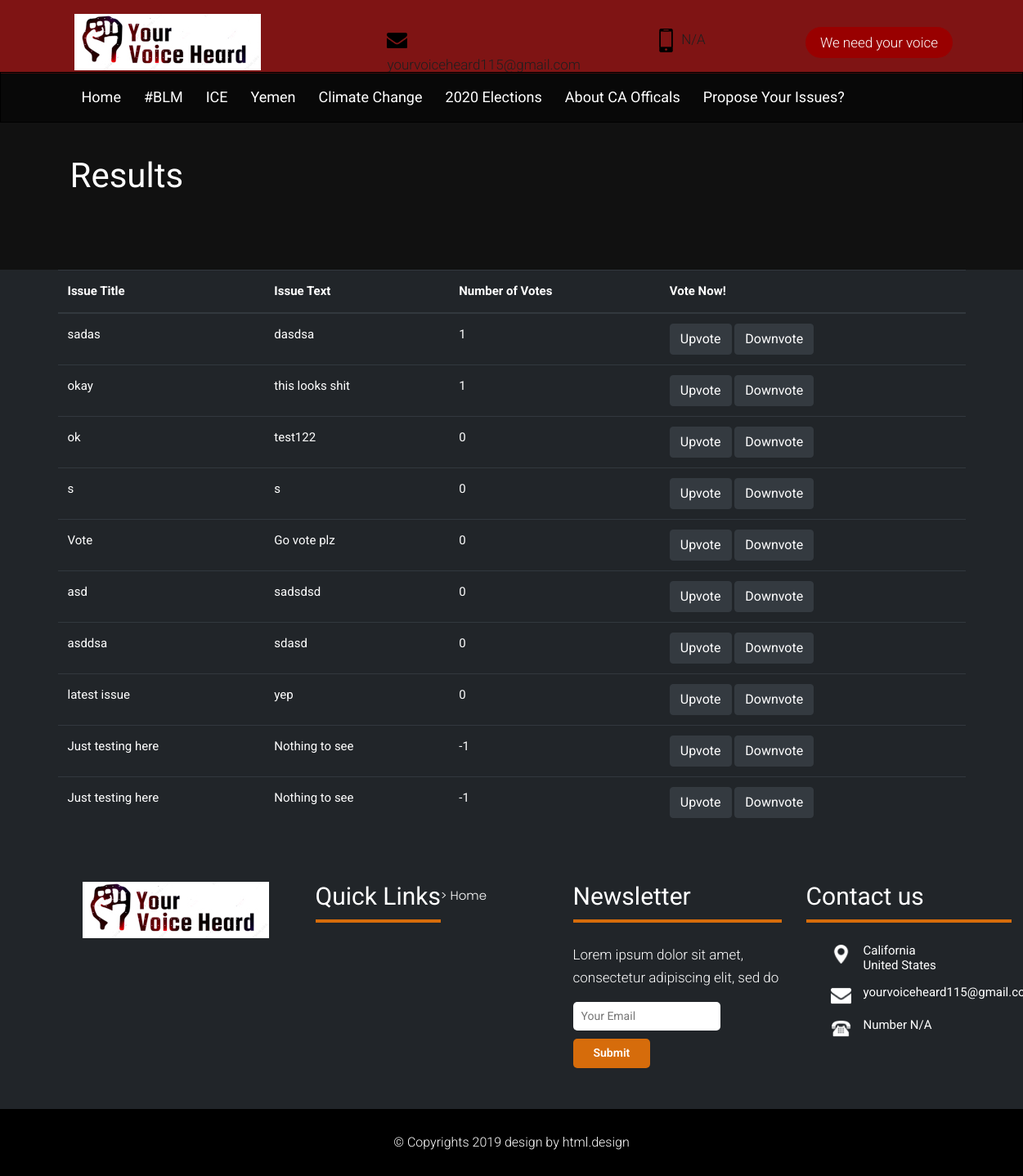
The app's page /results with its own data.
### emailreps/models.py (models this page shows, shortened)
class Issue(models.Model):
    issue_name = models.CharField(max_length=200)
    issue_text = models.TextField()

### emailreps/views.py (the view)
# urls.py: path('results', views.results, name='results'),
def results(request):
    curr_issues = Issue.objects.annotate(true_vote=Coalesce(Sum('vote__vote_type'), 0)).order_by('-true_vote')
    context = {'issues': curr_issues}
    return render(request, 'results.html', context)

### emailreps/templates/results.html (shortened to what this page needs)
{% load static %}
<!DOCTYPE html>
<html lang="en">
<head>
    <link rel="stylesheet" href="{% static 'website/css/bootstrap.min.css' %}" />
    <link rel="stylesheet" href="{% static 'website/css/pogo-slider.min.css' %}" />
    <link rel="stylesheet" href="{% static 'website/css/style.css' %}" />
    <link rel="stylesheet" href="{% static 'website/css/responsive.css' %}" />
    <link rel="stylesheet" href="{% static 'website/css/custom.css' %}" />
</head>
<body id="inner_page" data-spy="scroll" data-target="#navbar-wd" data-offset="98">
    <header class="top-header">
        <div class="header_top">
            <div class="container">
                <div class="row">
                    <div class="logo_section">
                        <a class="navbar-brand" href="{% url 'emailreps:index' %}"><img src="{% static 'website/images/logo.jpg' %}" alt="image"></a>
                    </div>
                    <div class="site_information">
                        <ul>
                            <li><a href="mailto:yourvoiceheard115@gmail.com"><img src="{% static 'website/images/mail_icon.png' %}" alt="#" />yourvoiceheard115@gmail.com</a></li>
                            <li><a href="tel:yourvoiceheard115@gmail.com"><img src="{% static 'website/images/phone_icon.png' %}" alt="#" />N/A</a></li>
                            <li><a class="join_bt" href="{% url 'emailreps:vote' %}">We need your voice</a></li>
                        </ul>
                    </div>
                </div>
            </div>
        </div>
        <div class="header_bottom">
          <div class="container">
            <div class="col-sm-12">
                <div class="menu_orange_section">
                   <nav class="navbar header-nav navbar-expand-lg">
                     <div class="menu_section">
                <div class="collapse navbar-collapse justify-content-end" id="navbar-wd">
                    <ul class="navbar-nav">
                        <li><a class="nav-link active" href="{% url 'emailreps:index' %}">Home</a></li>
                        <li><a class="nav-link" href="{% url 'emailreps:blm' %}">#BLM</a></li>
                        <li><a class="nav-link" href="{% url 'emailreps:ice' %}">ICE</a></li>
                        <li><a class="nav-link" href="{% url 'emailreps:yemen' %}">Yemen</a></li>
                        <li><a class="nav-link" href="{% url 'emailreps:climatechange' %}">Climate Change</a></li>
                         <li><a class="nav-link" href="{% url 'emailreps:2020elections' %}">2020 Elections</a></li>
                        <li><a class="nav-link" href="{% url 'emailreps:caofficals' %}">About CA Officals</a></li>
                        <li><a class="nav-link" href="{% url 'emailreps:proposeissues' %}">Propose Your Issues?</a></li>
                    </ul>
                </div>
                     </div>
                 </nav>
                </div>
            </div>
          </div>
        </div>
    </header>
    <div class="section inner_page_banner">
        <div class="container">
            <div class="row">
                <div class="col-md-12">
                    <div class="banner_title">
                        <h3>Results</h3>
                    </div>
                </div>
            </div>
        </div>
    </div>
    <div class="container">
        <table id="IssueTable" class= "table table-dark">
            <thead>
                <tr>
                    <th scope="col">Issue Title</th>
                    <th scope="col">Issue Text</th>
                    <th scope="col">Number of Votes</th>
                    <th scope="col">Vote Now!</th>
                </tr>
            </thead>
            <tbody>
            {% for issue in issues %}
                <tr>
                    <td>{{issue.issue_name}} </td>
                    <td>{{issue.issue_text}} </td>
                    <td>{{issue.true_vote}} </td>
                    <td>
                        <a href="{% url 'emailreps:upvote' id=issue.id %}" class='btn btn-dark'> Upvote </a>
                        <a href="{% url 'emailreps:downvote' id=issue.id %}" class='btn btn-dark'> Downvote </a>
                    </td>
                </tr>
            {% endfor %}
            </tbody>
        </table>
    </div>
    <footer class="footer-box">
        <div class="container">
            <div class="row">
               <div class="col-md-12 white_fonts">
                    <div class="row">
                        <div class="col-sm-6 col-md-6 col-lg-3">
                            <div class="full">
                                <img class="img-responsive" src="{% static 'website/images/footer_logo.png' %}" alt="#" />
                            </div>
                        </div>
                        <div class="col-sm-6 col-md-6 col-lg-3">
                            <div class="full">
                                <h3>Quick Links</h3>
                            </div>
                            <div class="full">
                                <ul class="menu_footer">
                                    <li><a href="{% url 'emailreps:index' %}">> Home</a></li>
                                </ul>
                            </div>
                        </div>
                        <div class="col-sm-6 col-md-6 col-lg-3">
                            <div class="full">
                                <div class="footer_blog full white_fonts">
                             <h3>Newsletter</h3>
                             <p>Lorem ipsum dolor sit amet, consectetur adipiscing elit, sed do</p>
                             <div class="newsletter_form">
                                <form action="index.html">
                                   <input type="email" placeholder="Your Email" name="#" required="">
                                   <button>Submit</button>
                                </form>
                             </div>
                         </div>
                            </div>
                        </div>
                        <div class="col-sm-6 col-md-6 col-lg-3">
                            <div class="full">
                                <div class="footer_blog full white_fonts">
                             <h3>Contact us</h3>
                             <ul class="full">
                                <li><img src="{% static 'website/images/i5.png' %}"><span>California<br>United States</span></li>
                                <li><img src="{% static 'website/images/i6.png' %}"><span>yourvoiceheard115@gmail.com</span></li>
                                <li><img src="{% static 'website/images/i7.png' %}"><span>Number N/A</span></li>
                             </ul>
                         </div>
                            </div>
                        </div>
					</div>
                </div>
			 </div>
        </div>
    </footer>
    <div class="footer_bottom">
        <div class="container">
            <div class="row">
                <div class="col-12">
                    <p class="crp">© Copyrights 2019 design by html.design</p>
                </div>
            </div>
        </div>
    </div>
</body>
</html>

### static/website/css/timeline.css (style rules this page uses)
* { box-sizing: border-box; }

### records on screen
Issue: issue_name "sadas", issue_text "dasdsa", true_vote "1"
Issue: issue_name "okay", issue_text "this looks shit", true_vote "1"
Issue: issue_name "ok", issue_text "test122", true_vote "0"
Issue: issue_name "s", issue_text "s", true_vote "0"
Issue: issue_name "Vote", issue_text "Go vote plz", true_vote "0"
Issue: issue_name "asd", issue_text "sadsdsd", true_vote "0"
Issue: issue_name "asddsa", issue_text "sdasd", true_vote "0"
Issue: issue_name "latest issue", issue_text "yep", true_vote "0"
Issue: issue_name "Just testing here", issue_text "Nothing to see", true_vote "-1"
Issue: issue_name "Just testing here", issue_text "Nothing to see", true_vote "-1"
